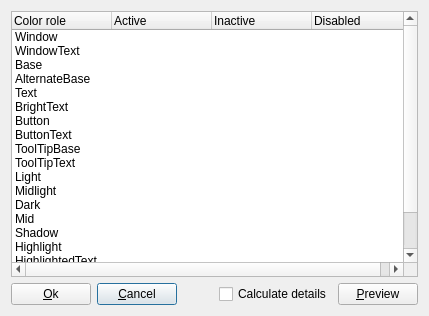
<?xml version="1.0" encoding="UTF-8"?>
<ui version="4.0">
 <class>PaletteEditor</class>
 <widget class="QDialog" name="PaletteEditor">
  <property name="geometry">
   <rect>
    <x>0</x>
    <y>0</y>
    <width>429</width>
    <height>316</height>
   </rect>
  </property>
  <property name="windowTitle">
   <string>Color palette editor</string>
  </property>
  <layout class="QGridLayout" name="gridLayout">
   <item row="1" column="2">
    <spacer name="horizontalSpacer">
     <property name="orientation">
      <enum>Qt::Horizontal</enum>
     </property>
     <property name="sizeHint" stdset="0">
      <size>
       <width>40</width>
       <height>20</height>
      </size>
     </property>
    </spacer>
   </item>
   <item row="1" column="1">
    <widget class="QPushButton" name="pushButtonCancel">
     <property name="toolTip">
      <string>Cancel palette editing</string>
     </property>
     <property name="text">
      <string>&amp;Cancel</string>
     </property>
     <property name="icon">
      <iconset resource="qmc2.qrc">
       <normaloff>:/data/img/no.png</normaloff>:/data/img/no.png</iconset>
     </property>
    </widget>
   </item>
   <item row="1" column="0">
    <widget class="QPushButton" name="pushButtonOk">
     <property name="toolTip">
      <string>Apply new palette and close dialog</string>
     </property>
     <property name="text">
      <string>&amp;Ok</string>
     </property>
     <property name="icon">
      <iconset resource="qmc2.qrc">
       <normaloff>:/data/img/yes.png</normaloff>:/data/img/yes.png</iconset>
     </property>
     <property name="autoDefault">
      <bool>false</bool>
     </property>
    </widget>
   </item>
   <item row="0" column="0" colspan="5">
    <widget class="QTreeWidget" name="treeWidget">
     <property name="selectionMode">
      <enum>QAbstractItemView::NoSelection</enum>
     </property>
     <property name="rootIsDecorated">
      <bool>false</bool>
     </property>
     <property name="itemsExpandable">
      <bool>false</bool>
     </property>
     <property name="expandsOnDoubleClick">
      <bool>false</bool>
     </property>
     <column>
      <property name="text">
       <string>Color role</string>
      </property>
     </column>
     <column>
      <property name="text">
       <string>Active</string>
      </property>
     </column>
     <column>
      <property name="text">
       <string>Inactive</string>
      </property>
     </column>
     <column>
      <property name="text">
       <string>Disabled</string>
      </property>
     </column>
     <item>
      <property name="text">
       <string notr="true">Window</string>
      </property>
      <property name="toolTip">
       <string>General background color</string>
      </property>
     </item>
     <item>
      <property name="text">
       <string notr="true">WindowText</string>
      </property>
      <property name="toolTip">
       <string>General foreground (text) color</string>
      </property>
     </item>
     <item>
      <property name="text">
       <string notr="true">Base</string>
      </property>
      <property name="toolTip">
       <string>Used mainly as the background color for text entry widgets, but can also be used for other painting - such as the background of combobox drop-down lists and toolbar-handles</string>
      </property>
     </item>
     <item>
      <property name="text">
       <string notr="true">AlternateBase</string>
      </property>
      <property name="toolTip">
       <string>Alternate background color in views with alternating row colors</string>
      </property>
     </item>
     <item>
      <property name="text">
       <string notr="true">Text</string>
      </property>
      <property name="toolTip">
       <string>Foreground (text) color used with Base</string>
      </property>
     </item>
     <item>
      <property name="text">
       <string notr="true">BrightText</string>
      </property>
      <property name="toolTip">
       <string>A text color that is very different from WindowText and contrasts well with e.g. Dark (typically used for text that needs to be drawn where Text or WindowText would give poor contrast, such as on pressed push buttons)</string>
      </property>
     </item>
     <item>
      <property name="text">
       <string notr="true">Button</string>
      </property>
      <property name="toolTip">
       <string>Background color used for buttons</string>
      </property>
     </item>
     <item>
      <property name="text">
       <string notr="true">ButtonText</string>
      </property>
      <property name="toolTip">
       <string>Foreground (text) color used for buttons</string>
      </property>
     </item>
     <item>
      <property name="text">
       <string notr="true">ToolTipBase</string>
      </property>
      <property name="toolTip">
       <string>Background color used for tool-tips</string>
      </property>
     </item>
     <item>
      <property name="text">
       <string notr="true">ToolTipText</string>
      </property>
      <property name="toolTip">
       <string>Foreground (text) color used for tool-tips</string>
      </property>
     </item>
     <item>
      <property name="text">
       <string notr="true">Light</string>
      </property>
      <property name="toolTip">
       <string>For 3D bevels and shadow effects: Lighter than Button</string>
      </property>
     </item>
     <item>
      <property name="text">
       <string notr="true">Midlight</string>
      </property>
      <property name="toolTip">
       <string>For 3D bevels and shadow effects: Between Button and Light</string>
      </property>
     </item>
     <item>
      <property name="text">
       <string notr="true">Dark</string>
      </property>
      <property name="toolTip">
       <string>For 3D bevels and shadow effects: Darker than Button</string>
      </property>
     </item>
     <item>
      <property name="text">
       <string notr="true">Mid</string>
      </property>
      <property name="toolTip">
       <string>For 3D bevels and shadow effects: Between Button and Dark</string>
      </property>
     </item>
     <item>
      <property name="text">
       <string notr="true">Shadow</string>
      </property>
      <property name="toolTip">
       <string>For 3D bevels and shadow effects: Very dark color used for shadows</string>
      </property>
     </item>
     <item>
      <property name="text">
       <string notr="true">Highlight</string>
      </property>
      <property name="toolTip">
       <string>Color used to indicate a selected / the current item</string>
      </property>
     </item>
     <item>
      <property name="text">
       <string notr="true">HighlightedText</string>
      </property>
      <property name="toolTip">
       <string>Text color that contrasts with Highlight</string>
      </property>
     </item>
     <item>
      <property name="text">
       <string notr="true">Link</string>
      </property>
      <property name="toolTip">
       <string>Text color used for unvisited hyperlinks</string>
      </property>
     </item>
     <item>
      <property name="text">
       <string notr="true">LinkVisited</string>
      </property>
      <property name="toolTip">
       <string>Text color used for already visited hyperlinks</string>
      </property>
     </item>
    </widget>
   </item>
   <item row="1" column="4">
    <widget class="QPushButton" name="pushButtonPreview">
     <property name="toolTip">
      <string>Preview the current palette (without applying it)</string>
     </property>
     <property name="text">
      <string>&amp;Preview</string>
     </property>
     <property name="icon">
      <iconset resource="qmc2.qrc">
       <normaloff>:/data/img/preview.png</normaloff>:/data/img/preview.png</iconset>
     </property>
     <property name="autoDefault">
      <bool>false</bool>
     </property>
    </widget>
   </item>
   <item row="1" column="3">
    <widget class="QCheckBox" name="checkBoxCalculateDetails">
     <property name="toolTip">
      <string>When enabled, colors for Inactive and Disabled states are calculated, otherwise you can edit them individually</string>
     </property>
     <property name="text">
      <string>Calculate details</string>
     </property>
    </widget>
   </item>
  </layout>
 </widget>
 <tabstops>
  <tabstop>treeWidget</tabstop>
  <tabstop>pushButtonOk</tabstop>
  <tabstop>pushButtonCancel</tabstop>
  <tabstop>checkBoxCalculateDetails</tabstop>
  <tabstop>pushButtonPreview</tabstop>
 </tabstops>
 <resources>
  <include location="qmc2.qrc"/>
 </resources>
 <connections/>
</ui>
